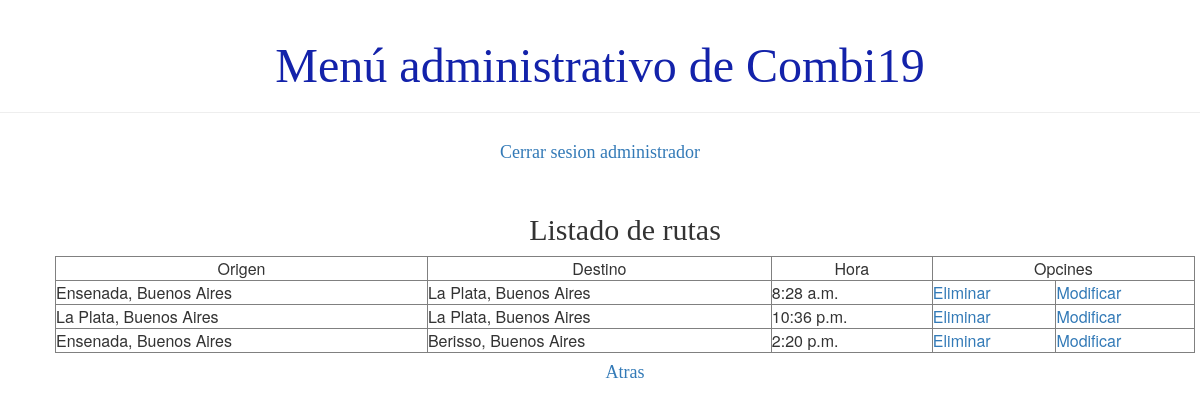
The app's page /usuario/listaRuta (signed in), older data.
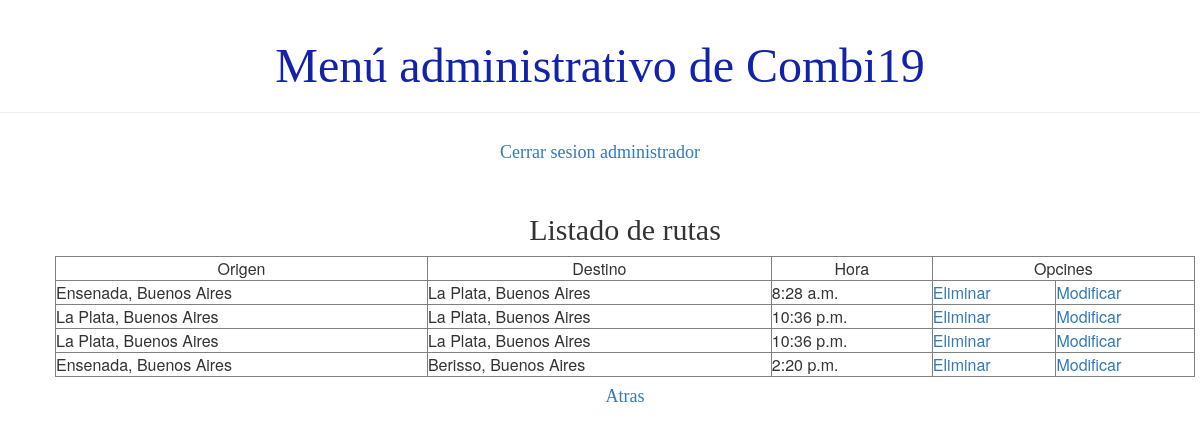
The same page, newer data.
### demo1/models.py (models this page shows, shortened)
class Ruta(models.Model):
    combi = models.ForeignKey(Combi, on_delete=models.CASCADE)
    origen = models.ForeignKey(Lugar, on_delete=models.CASCADE, related_name='origen')
    destino = models.ForeignKey(Lugar, on_delete=models.CASCADE, related_name='destino')
    hora = models.TimeField()
    distancia = models.IntegerField()
    activo = models.BooleanField(default=True)

### demo1/views.py (the view)
# urls.py: path('usuario/listaRuta',views.listado_ruta ,name='listado_ruta'),
def listado_ruta(request):
    rutas=obtenerOrigenesDestino()
    paginator= Paginator(rutas, 10)
    cantidad=False if (paginator.count == 0) else True
    page_number = request.GET.get('page')
    page_obj = paginator.get_page(page_number)
    return render(request, 'demo1/listados/listado_ruta.html',{'page_obj':page_obj, 'cantidad':cantidad})

### demo1/views.py (called while the page is built)
def obtenerOrigenesDestino():
    rutas=Ruta.objects.filter(activo=True).values()
    lista=[]
    for r in rutas:
        o=Lugar.objects.filter(id=r['origen_id']).values()
        d=Lugar.objects.filter(id=r['destino_id']).values()
        dic={'origen': o[0]['nombre_de_lugar']+', '+o[0]['provincia'], 'destino': d[0]['nombre_de_lugar']+', '+d[0]['provincia'], 'hora':r['hora'], 'pk':r['id'] }
        lista.append(dic)
    return lista

### demo1/templates/demo1/listados/listado_ruta.html (shortened to what this page needs)
{% extends 'demo1/base.html' %}
{% block content %}
<div class="card">
    <h2>Listado de rutas</h2>
</div>
    <div >
    <table class="tablalista" width=100% border="1">
        <tbody>
        {% if cantidad %}
            <tr>
                <td align="center">Origen</td>
                <td align="center">Destino</td>
                <td align="center">Hora</td>
                <td align="center" colspan="2">Opcines</td>
            </tr>
            {% for i in page_obj %}
                <tr>
                    <td>{{ i.origen  }}</td>
                    <td>{{ i.destino }}</td>
                    <td>{{ i.hora }}</td>
                    <td>
                        <a href="{% url 'eliminar_ruta' pk=i.pk%}">Eliminar</a></td>
                    <td>
                        <a href="{% url 'modificar_ruta' pk=i.pk%}">Modificar</a>
                    </td>
                </tr>
            {% endfor %}
        {% else %}
            <p>No se registro ninguna ruta</p>
        {% endif %}
    </tbody>
    </table>
    </div>
<div class="card"><h4><a href="{% url 'principal' %}">Atras</a></h4></div>
{% endblock %}

Row changes from the older to the newer data that the page shows:
now on this page (row edited): Ruta: hora "10:36 p.m."
Text that changed along with them:
new list line: "La Plata, Buenos Aires La Plata, Buenos Aires Eliminar Modificar"
new list line: "10:36 p.m."
